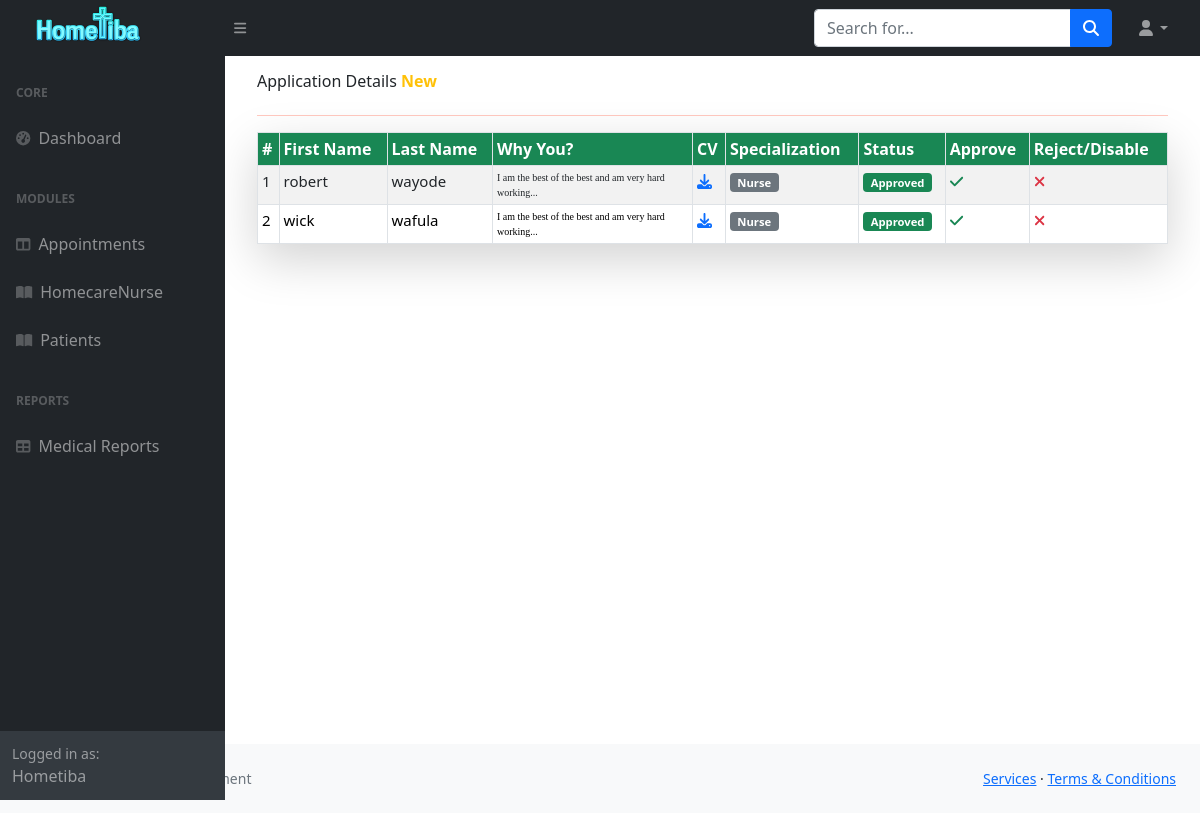
Screenshot of /Hospital/doctor/homecarenurse.php with the database file from the repository.
### tables this page shows
CREATE TABLE `applications` (
  `id` int(11) NOT NULL,
  `firstname` text NOT NULL,
  `lastname` text NOT NULL,
  `status` enum('Pending','Rejected','Approved') NOT NULL DEFAULT 'Pending',
  `applicationdate` timestamp NULL DEFAULT current_timestamp(),
  `cv` varchar(50) DEFAULT NULL,
  `Role` enum('doctor','nurse') NOT NULL,
  `Telphone` varchar(12) NOT NULL,
  `whychooseyou` text DEFAULT NULL,
  `password` varchar(60) NOT NULL
);

### Hospital/doctor/homecarenurse.php (the view, shortened to what this page needs)
<?php
include "includes/header.php";
include "includes/topnav.php";
include "includes/sidenav.php";
?>
<div id="layoutSidenav_content">
    <main>
        <div class="container-fluid px-4">
            <div class="section col-md-12 mt-2 p-2">
                <div class=" col-md-12  d-flex">
                    <h6 class="col-md-9">Application Details <b class="text-warning "> New</b></h6>
                </div>
                <hr style="color:#ff2400">
                <div class=" col-md-12 mx-auto shadow-lg  ">
                    <?php
                    include "../config.php";
                    $sql = "SELECT * FROM applications Where Role='nurse' ";
                    $count = 1;
                    if ($result = mysqli_query($conn, $sql)) {
                        if (mysqli_num_rows($result) > 0) {
                            echo '<table class=" text-warning  table table-bordered table-striped table-responsive table table-borderless table-sm table-hover ">';
                            echo "<thead >";
                            echo "<tr class='text-white bg-success'>";
                            echo "<th class='center'>#</th>";
                            echo "<th>First Name</th>";
                            echo "<th>Last Name</th>";
                            echo "<th>Why  You?</th>";
                            echo "<th>CV</th>";
                            echo "<th>Specialization</th>";
                            echo "<th>Status</th>";
                            echo "<th>Approve</th>";
                            echo "<th>Reject/Disable</th>";
                            echo "</tr>";
                            echo "</thead>";
                            echo "<tbody class='text-dark'>";
                            while ($row = mysqli_fetch_array($result)) {
                                echo "<tr style='color:black; font-size:15px'>";
                                echo "<td class='center'>" . $count . "</td>";
                                echo "<td>" . $row['firstname'] . "</td>";
                                echo "<td>" . $row['lastname'] . "</td>";
                                echo "<td width='200px' style='font-size: 10px;font-family:italic;'>";
                                if ($row['whychooseyou'] == !null): ?>
                                    <?php
                                    echo $row['whychooseyou'];
                                    ?>
                                <?php elseif ($row['whychooseyou'] == null): ?>
                                    <p class=" text-primary ">Null</p>
                                <?php endif;
                                echo "</td>";
                                echo "<td>";
                                if ($row["cv"] == null): ?>
                                    <p class="text-primary fs-6">---</p>
                                <?php elseif ($row['cv'] == !null):
                                    echo '<a href="../images/cvs/' . $row["cv"] . '" target="_blank"><i class="fa fa-download" aria-hidden="true"></i></a>';
                                ?>
                                <?php endif;
                                echo "</td>";
                                echo "<td>";
                                if ($row['Role'] == 'doctor'): ?>
                                    <span class="badge bg-primary">Doctor</span>
                                <?php elseif ($row['Role'] == 'nurse'): ?>
                                    <span class="badge bg-secondary">Nurse</span>
                                <?php endif;
                                echo "<td>";
                                if ($row['status'] == 'Pending'): ?>
                                    <span class="badge bg-warning">Pending</span>
                                <?php elseif ($row['status'] == 'Approved'): ?>
                                    <span class="badge bg-success">Approved</span>
                                <?php elseif ($row['status'] == 'Rejected'): ?>
                                    <span class="badge bg-danger">Rejected</span>
                                <?php endif;
                                echo "<td>";
                                ?>
                                <a href="homecarenurse.php?id=<?php echo $row['id']; ?>&approve=app" title="approve doctor"
                                    onClick="return confirm('Are you sure you want to Approve?')">
                                    <i class="fa fa-check text-success"></i></a>
                                <?php
                                echo "</td>";
                                echo "<td>";
                                ?>
                                <a href="homecarenurse.php?id=<?php echo $row['id']; ?>&del=delete" title="approve doctor"
                                    onClick="return confirm('Are you sure you want to Reject?')">
                                    <i class="fa fa-times text-danger"></i></a>
                                <?php
                                echo " </td>";
                                echo "</tr>";
                                $count = $count + 1;
                            }
                            echo "</tbody>";
                            echo "</table>";
                        } else {
                            echo '<div class="alert alert-danger"><em>No records were found.</em></div>';
                        }
                    } else {
                        echo "Oops! Something went wrong. Please try again later.";
                    }
                    ?>
                </div>
            </div>
        </div>
    </main>
</div>
</div>
<?php
include "includes/footer.php";
?>

### rows the page displays
applications: firstname "robert", lastname "wayode", whychooseyou "I am the best of the best and am very hard working...", Role "Nurse", status "Approved"
applications: firstname "wick", lastname "wafula", whychooseyou "I am the best of the best and am very hard working...", Role "Nurse", status "Approved"
